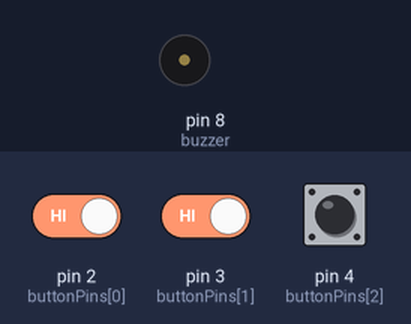
A sketch run on a simulated Arduino Uno, built with avr-gcc and run on an emulated ATmega328P. On the bench: buzzer (waves = sounding). The inputs (shaded band) are chosen by the test bench; at power-on: pin 2 (buttonPins[0]) HIGH, pin 3 (buttonPins[1]) HIGH, pin 4 (buttonPins[2]) HIGH.

Above: at 1.2 s.
1.3 s: pin 2 (buttonPins[0]) driven LOW and pin 3 (buttonPins[1]) driven LOW
10.3 s: pin 4 (buttonPins[2]) pulled LOW for 0.15 s
16.4 s: pin 4 (buttonPins[2]) pulled LOW for 1 s
Timing chart, 0 to 26.4 s (numbered marks = the images above; inputs shaded):
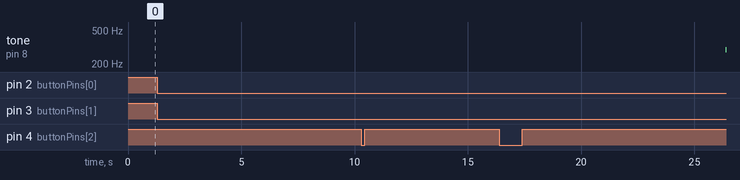

The sketch:

musical_keyboard.ino
```cpp
const int buttonPins[] = {2,3,4};
const int buzzer = 8;
const int tones[] = {262, 294, 330};

void setup()
{
  for(int i=0;i<3;i++) pinMode(buttonPins[i], INPUT_PULLUP);
}

void loop()
{
  for(int i=0;i<3;i++)
  {
    if(digitalRead(buttonPins[i]) == LOW)
    {
      tone(buzzer, tones[i]);
    }
  }
  noTone(buzzer);
}
```
